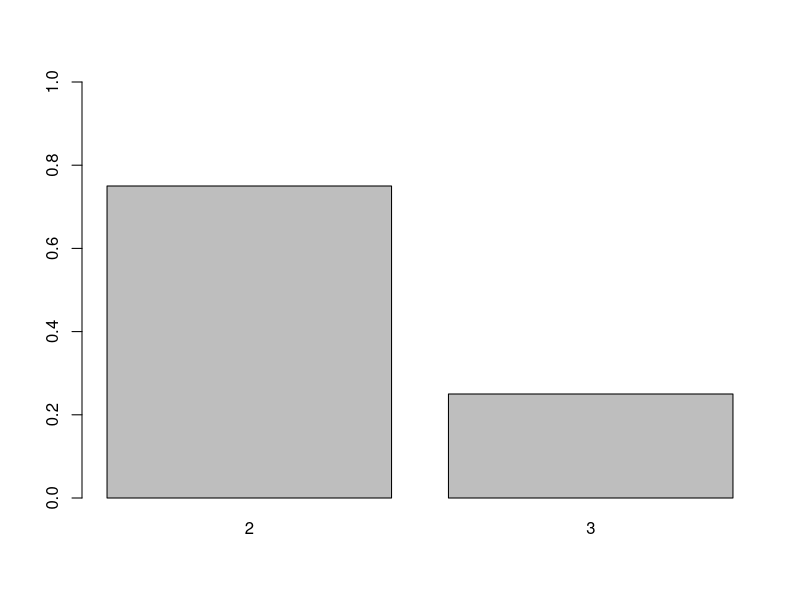
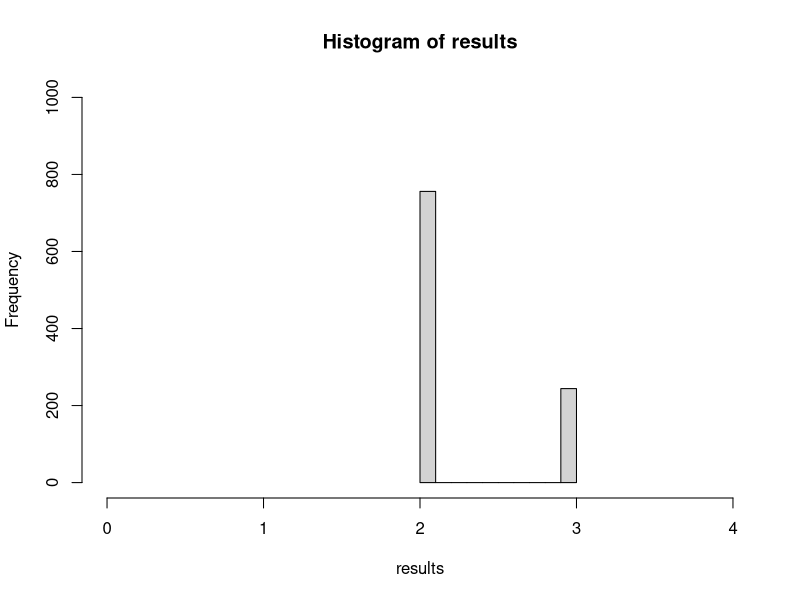
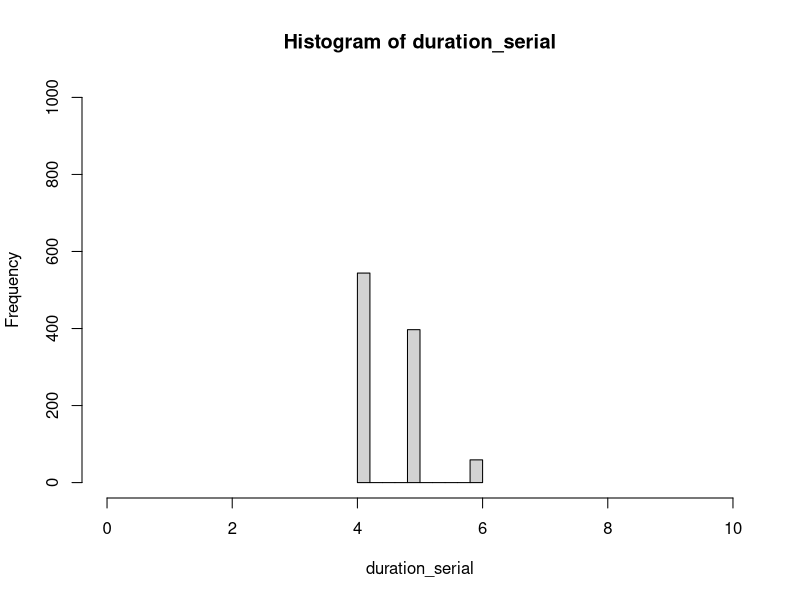
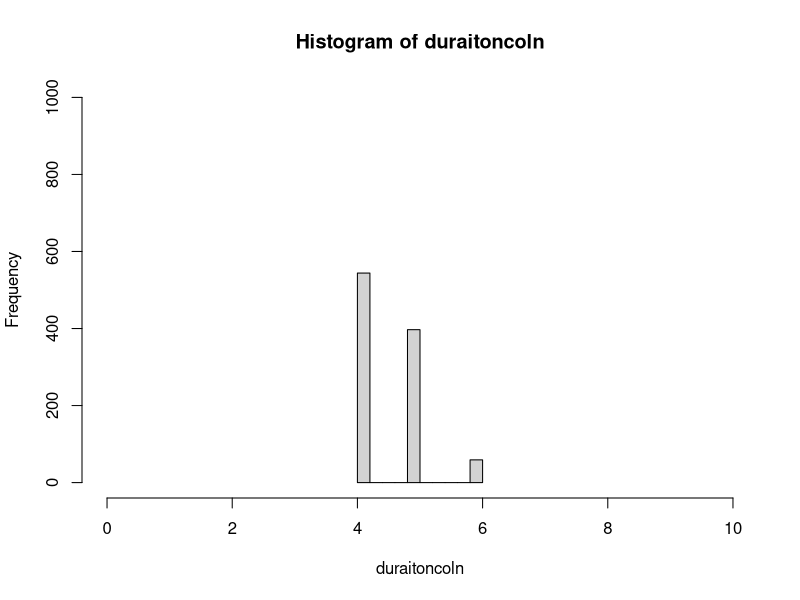
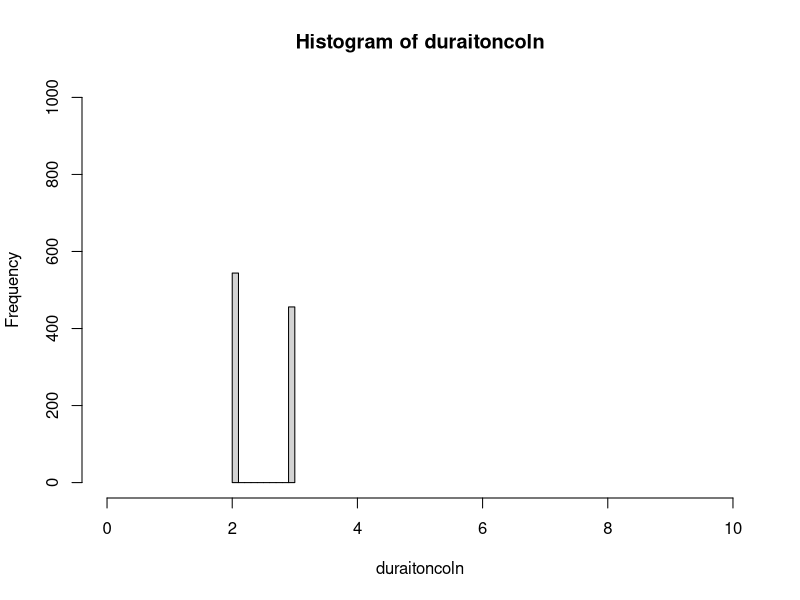
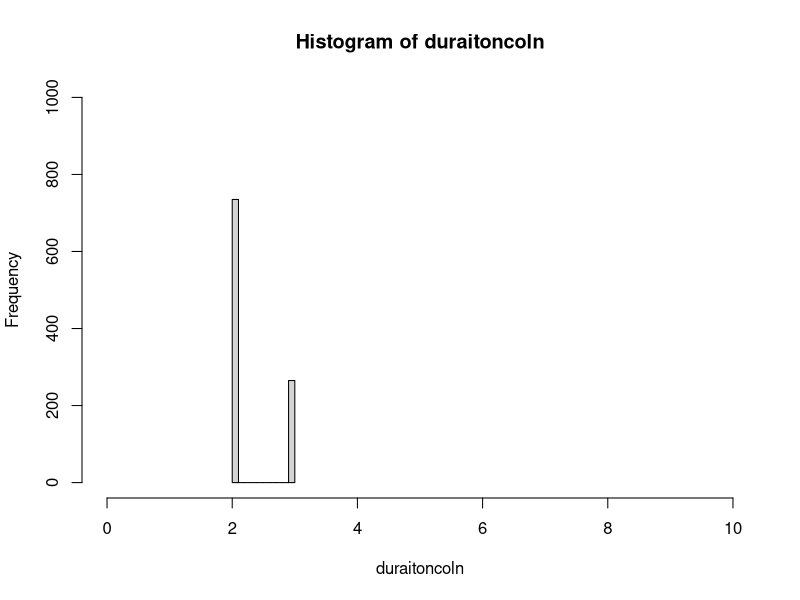
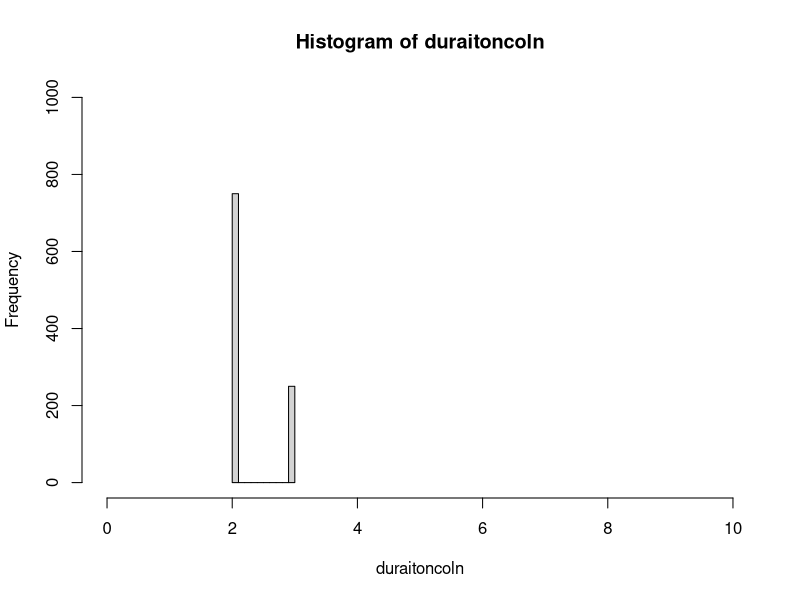

Reproduce these figures in R, in order.
t <- c(2,3)
pmf <- c(.75, .25)

barplot(pmf, names.arg=t, ylim=c(0,1))


cdf = cumsum(pmf)


generate_estimate_Training <- function(r){

  return = 0
  if (r <= cdf[1]) { return = t[1] }
  else if (r <= cdf[2]) { return = t[2] }
  else { return = t[2] }
  
  return
  
}

results = c()

T1 = c()
T2 = c()
for (i in 1:1000){
  results = append(results,generate_estimate_Training(runif(1)))
  T1 = append(T1, generate_estimate_Training(runif(1)))
  T2 = append(T2, generate_estimate_Training(runif(1)))
}

print( paste("2: ",  sum(results==2)/length(results)))
print( paste("3: ",  sum(results==3)/length(results)))
hist(results, ylim = c(0,length(results)), xlim=c(0,4))


duration_serial = T1 + T2
unique_duration = unique(duration_serial)
for (d in unique_duration){
  print(paste(d, sum(duration_serial==d) / length(duration_serial)))
}
hist(duration_serial, ylim = c(0,length(duration_serial)), xlim=c(0,10))


df = data.frame(T1, T2) 
df['serial'] = df$T1 + df$T2
df['parallel'] = apply(df[c('T1','T2')], 1, max)

unique_s_duration = unique(df$serial)
unique_p_duration = unique(df$parallel)

printresults <- function(duraitoncoln, label){
  print(label)
  unique_d = unique(duraitoncoln)
  for (d in unique_d){
    print(paste(d, sum(duraitoncoln==d) / length(duraitoncoln)))
  }
  hist(duraitoncoln, ylim = c(0,length(duraitoncoln)), xlim=c(0,10))
  
}

printresults(df$serial, 'serial')
printresults(df$parallel, 'parallel')
printresults(df$T1, 'T1')
printresults(df$T2, 'T2')
# https://www.youtube.com/watch?v=GduPrU0vIWE